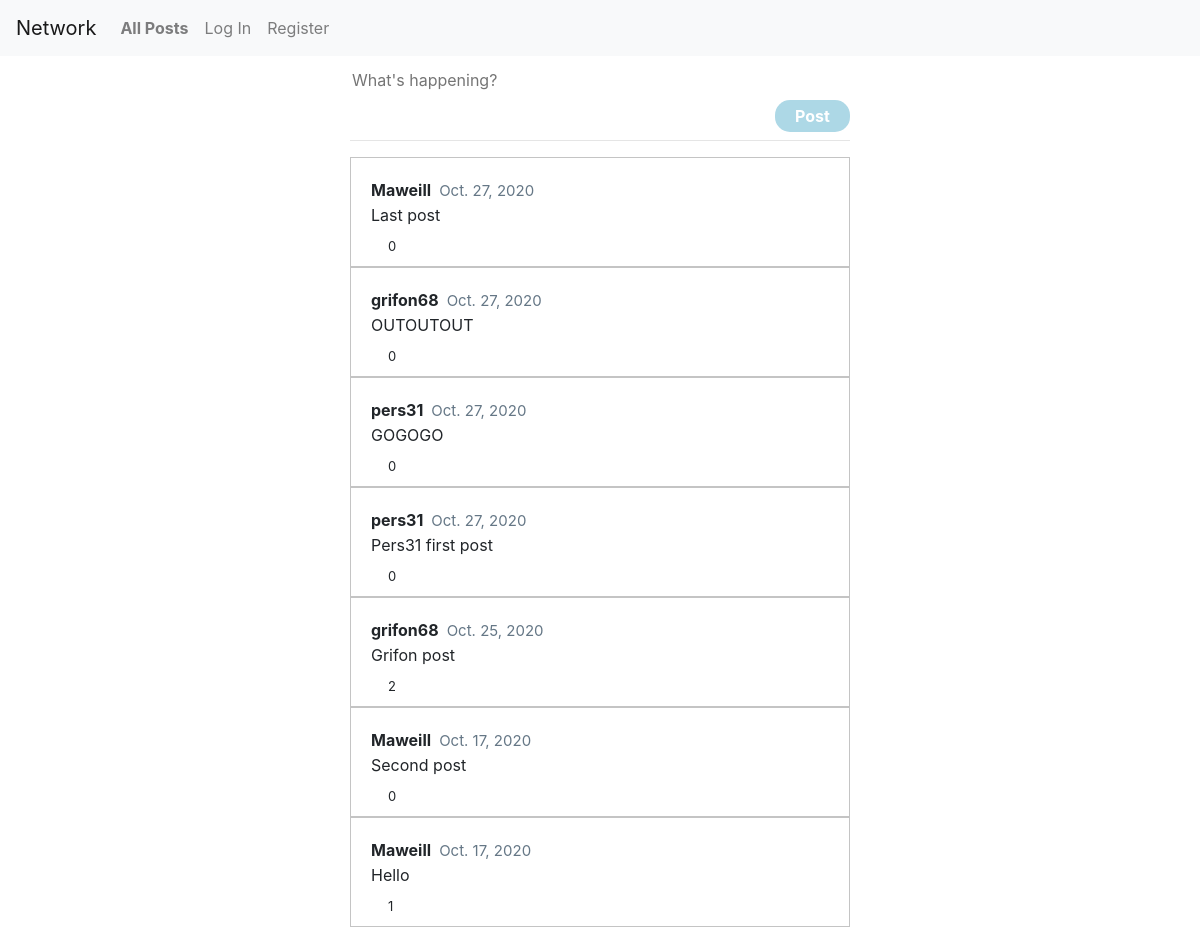
The page / on the database its author committed.
### network/models.py (models this page shows, shortened)
class Post(models.Model):
	user = models.ForeignKey(User, on_delete=models.CASCADE, related_name="posts")
	text = models.TextField(max_length=280)
	liked = models.ManyToManyField(User, blank=True, related_name="post_liked")
	created = models.DateTimeField(auto_now_add=True)

class User(AbstractUser):
    pass

### network/views.py (the view)
# urls.py: path("", views.index, name="index"),
def index(request):
    posts = Post.objects.all().order_by("-created")
    now_date = datetime.now()
    return render(request, "network/index.html", {
        "posts": posts,
        })

### network/templates/network/index.html (shortened to what this page needs)
{% extends "network/layout.html" %}
{% load static %}
{% block body %}
	<div id="new-post" onload="init();">
		<form id="create-post">
			<textarea id="new-post-content" name="content" placeholder="What's happening?" rows="1" autofocus></textarea><br>
			<button id="new-post-btn" type="submit">Post</button>
		</form>
	</div>
	<br><hr>
    {% for post in posts %}
    	<div class="post">
    		<p class="post-info"><a id="post-user" href="{% url 'profile' post.user %}">{{ post.user }}</a>  <span id="post-created">{{ post.created.date }}</span></p>
    		<p class="post-content">{{ post.text }}</p>
    		{% if user.is_authenticated %}
    			<div class="heart" tabindex="-1"></div>
    		{% else %}
    			<a href="/login"><div class="heart" tabindex="-1"></div></a>
    		{% endif %}
    		<p class="post-liked">{{ post.liked.all.count }}</p>
    	</div>
    {% endfor %}
{% endblock %}

### network/static/network/styles.css (style rules this page uses)
a { color: inherit; }
.post { padding: 20px; width: 500px; border: 1px solid #c4c4c4; height: auto; }
.post > * { margin: 0px; }
.post-info { font-weight: bold; cursor: pointer; display: table; }
#post-user { margin-right: 8px; }
#post-created { font-weight: normal; font-size: 15px; color: rgb(101, 119, 134); }
#new-post-content { width: 500px; height: auto; }
.post-liked { font-size: 13px; margin-left: 17px; position: relative; top: 10px; }
.heart { cursor: pointer; background-image:url( 'https://abs.twimg.com/a/1446542199/img/t1/web_heart_animation.png'); background-position: left; background-repeat: no-repeat; background-size: 2900%; height: 40px; width: 50px; position: absolute; left: 13px; }
#new-post-btn { border: none; border-radius: 15px; background-color: #ADD8E6; color: white; font-weight: bold; float: right; width: 15%; height: 32px; }
#new-post-content { border: 0 none black; outline: none; resize: none; }

### rows shown on the page
Post: user "Maweill", created "Oct. 27, 2020", text "Last post", liked.all.count "0"
Post: user "grifon68", created "Oct. 27, 2020", text "OUTOUTOUT", liked.all.count "0"
Post: user "pers31", created "Oct. 27, 2020", text "GOGOGO", liked.all.count "0"
Post: user "pers31", created "Oct. 27, 2020", text "Pers31 first post", liked.all.count "0"
Post: user "grifon68", created "Oct. 25, 2020", text "Grifon post", liked.all.count "2"
Post: user "Maweill", created "Oct. 17, 2020", text "Second post", liked.all.count "0"
Post: user "Maweill", created "Oct. 17, 2020", text "Hello", liked.all.count "1"
